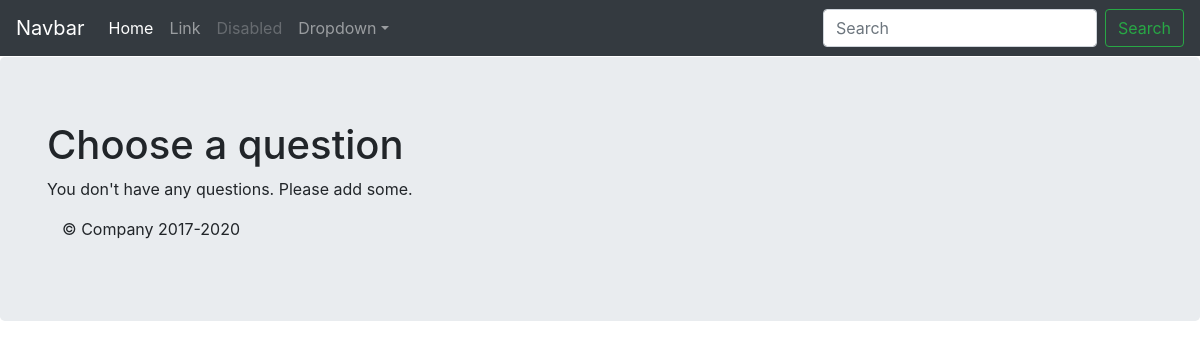
/basicapp/, run on an earlier commit of the app's database.
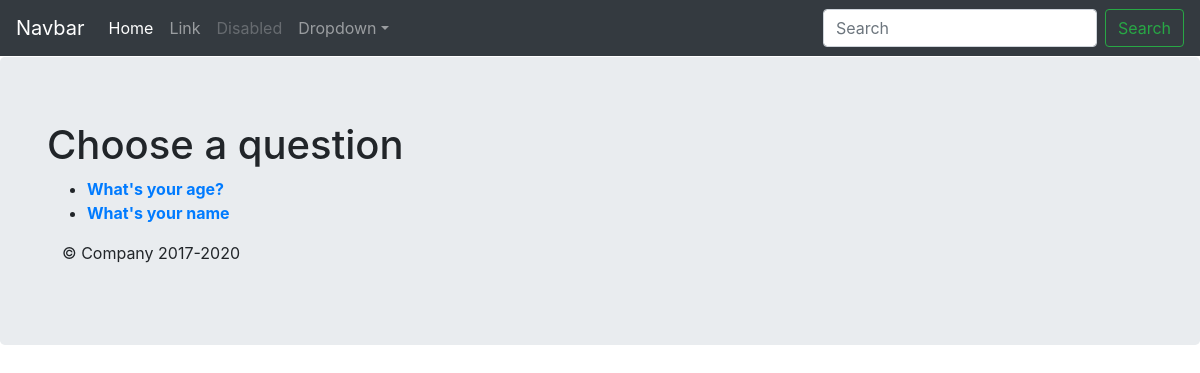
And on a later commit of the database.
### basicapp/models.py (models this page shows, shortened)
class Question(models.Model):
    question_text = models.CharField(max_length=200)
    pub_date = models.DateTimeField('date published')

### basicapp/views.py (the view)
# urls.py: path('', views.index, name='index'),
def index(request):
    latest_questions = Question.objects.order_by('-pub_date')[:5]
    context = {
        'latest_questions': latest_questions
     }
    return render(request, 'basicapp/index.html', context)

### basicapp/templates/basicapp/index.html
{% extends 'basicapp/base.html' %}
{% block main_content %}
<h1>Choose a question</h1>
{% if latest_questions %}
<ul>
    {% for question in latest_questions %}
    <li><a href = {% url "basicapp:detail" question.id %}><b>{{question.question_text}}</b></a></li>
    {% endfor %}
</ul>
{% else %}
    <p>You don't have any questions. Please add some. </p>
{% endif %}
{% endblock %}

### basicapp/templates/basicapp/base.html (shortened to what this page needs)
{% load static %}
<html lang="en">
<head>
    <link rel="stylesheet" type= "text/css" href ="{% static 'basicapp/bootstrap-4.5.2-dist/css/bootstrap.min.css' %}" />
</head>
<body>
<P>This is the header.</P>
{% include "basicapp/header.html" %}
<div class="jumbotron">
    <div class="container">
        {% block main_content %}
        {% endblock %}
        {% include "basicapp/footer.html" %}
    </div>
</div>
</body>
</html>

### basicapp/templates/basicapp/header.html (shortened to what this page needs)
<nav class="navbar navbar-expand-md navbar-dark fixed-top bg-dark">
  <a class="navbar-brand" href="#">Navbar</a>
  <div class="collapse navbar-collapse" id="navbarsExampleDefault">
    <ul class="navbar-nav mr-auto">
      <li class="nav-item active">
        <a class="nav-link" href="#">Home <span class="sr-only">(current)</span></a>
      </li>
      <li class="nav-item">
        <a class="nav-link" href="#">Link</a>
      </li>
      <li class="nav-item">
        <a class="nav-link disabled" href="#" tabindex="-1" aria-disabled="true">Disabled</a>
      </li>
      <li class="nav-item dropdown">
        <a class="nav-link dropdown-toggle" href="#" id="dropdown01" data-toggle="dropdown" aria-haspopup="true" aria-expanded="false">Dropdown</a>
      </li>
    </ul>
    <form class="form-inline my-2 my-lg-0">
      <input class="form-control mr-sm-2" type="text" placeholder="Search" aria-label="Search">
      <button class="btn btn-outline-success my-2 my-sm-0" type="submit">Search</button>
    </form>
  </div>
</nav>

### basicapp/templates/basicapp/footer.html
<footer class="container">
  <p>&copy; Company 2017-2020</p>
</footer>

What changed in the data, as far as the page shows it:
added Question: question_text "What's your age?"
added Question: question_text "What's your name"
Also different on the page:
text no longer shown: "You don't have any questions. Please add some."
